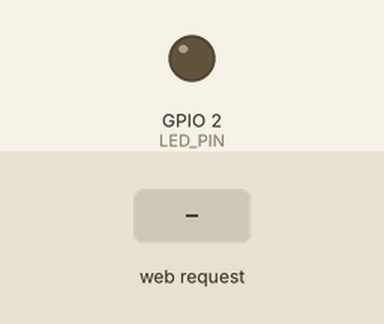
A sketch run on a simulated ESP32. Parts: output pins drawn as LEDs (lit = HIGH). Inputs (shaded band) come from the test bench. What the sketch prints to the serial monitor is not drawn.

Above: at 1.2 s.
1.3 s: HTTP request GET /set?bright=1 received
At 2.5 s:
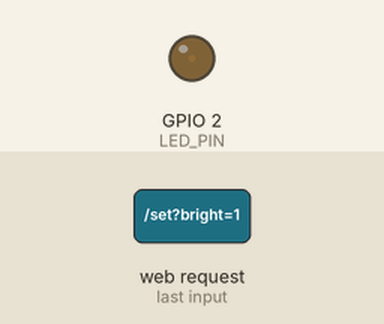
2.8 s: HTTP request GET /set?bright=120 received
At 3.8 s:
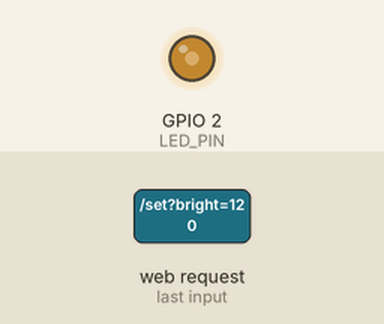
Timing chart, 0 to 5.8 s (numbered marks = the images above; inputs shaded):
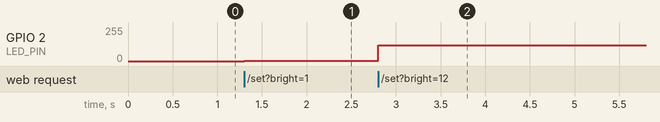

The sketch:

ex07.ino
```cpp
#include <Arduino.h>
#include <WiFi.h>
#include <WebServer.h>

// ===== 热点配置 =====
const char* ap_ssid     = "ESP32_LED";      // 热点名称（手机搜这个）
const char* ap_password = "12345678";       // 热点密码（最少8位）
#define LED_PIN 2

WebServer server(80);
int ledBright = 0;

String getHtml(){
  String page = "<!DOCTYPE html><html lang='zh-CN'>";
  page += "<head><meta charset='UTF-8'><title>Web无极调光 ex07</title>";
  page += "<meta name='viewport' content='width=device-width, initial-scale=1.0'>";  // 让手机适配
  page += "<style>body { text-align:center; margin-top:80px; font-size:22px; }";
  page += "#slider { width:80%; height:30px; margin:30px 0; }";
  page += "#valText { font-size:26px; color:#0066cc; font-weight:bold; }</style></head>";
  page += "<body><h2>ESP32 网页滑动条无极调光</h2>";
  page += "<input type='range' id='slider' min='0' max='255' value='0'>";
  page += "<div>当前亮度值：<span id='valText'>0</span></div>";
  page += "<script>";
  page += "const slider = document.getElementById('slider');";
  page += "const valText = document.getElementById('valText');";
  page += "slider.addEventListener('input', function(){";
  page += "let val = this.value; valText.innerText = val; fetch('/set?bright='+val);";
  page += "});";
  page += "</script></body></html>";
  return page;
}

void handleRoot() {
  server.send(200, "text/html", getHtml());
}

void handleSetBright() {
  if(server.hasArg("bright")){
    ledBright = server.arg("bright").toInt();
    ledBright = constrain(ledBright, 0, 255);
    analogWrite(LED_PIN, ledBright);
  }
  server.send(200, "text/plain", "ok");
}

void setupAP(){
  Serial.begin(115200);
  pinMode(LED_PIN, OUTPUT);
  analogWrite(LED_PIN, 0);

  // ===== 开启热点（AP模式） =====
  Serial.print("开启热点: ");
  Serial.println(ap_ssid);
  WiFi.softAP(ap_ssid, ap_password);

  // 获取热点的IP地址（默认是 192.168.4.1）
  Serial.println("热点已开启！IP地址：");
  Serial.println(WiFi.softAPIP());
}

void setup() {
  setupAP();
  server.on("/", handleRoot);
  server.on("/set", handleSetBright);
  server.begin();
  Serial.println("Web服务器已启动！手机连接热点后，访问 http://192.168.4.1");
}

void loop() {
  server.handleClient();
}
```

Measured:
- after the input at 1.3 s, GPIO 2 (LED_PIN): 0/255 → 1/255 at once
- after the input at 2.8 s, GPIO 2 (LED_PIN): 1/255 → 120/255 at once
